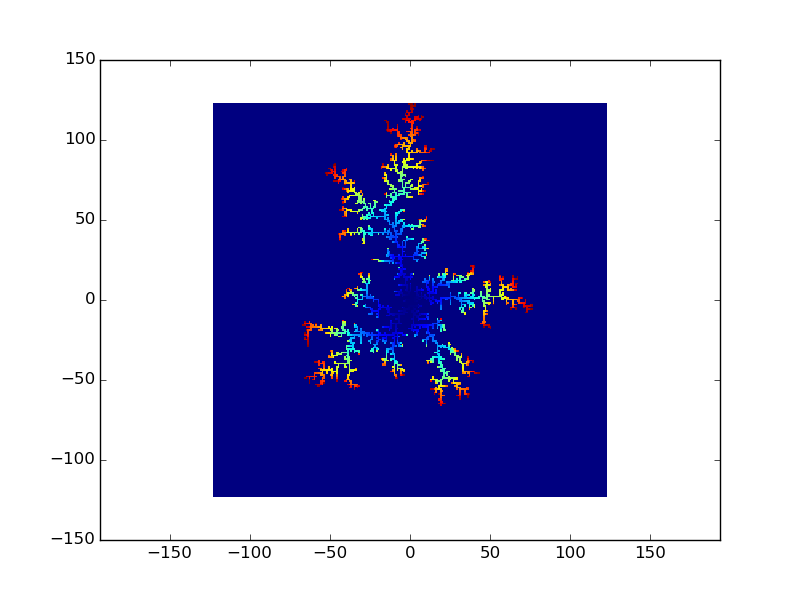

The Python source for this figure:
#!/usr/bin/env python
#http://ewanhemingway.co.uk/blog/growing-crystals-python/
import time

from pylab import pcolormesh, axes, show,save
import numpy as np
import matplotlib.pyplot as plt
L = 2000                    # lattice goes from -L : L
SIZE = (2 * L) + 1          # so total lattice width is 2L + 1
NNSTEPS = np.array([
    (0, 1), 
    (0, -1), 
    (1, 0), 
    (-1, 0)
])
CHUNK_SIZE = 1000

class Simulation(object):
    def __init__(self, num_particles):
        self.hits = 0
        self.birthradius = 5
        self.deathradius = 10
        self.maxradius = -1

        self.lattice = np.zeros((SIZE, SIZE), dtype=np.int32)
        self.lattice[L, L] = -1
        # initialize center point as the seed

        self.hit_zone = np.zeros((SIZE, SIZE), dtype=bool)
        self.hit_zone[L, L] = True
        self.hit_zone[ NNSTEPS[:,0] + L, NNSTEPS[:,1] + L ] = True
        # the hit_zone is all of the position next to places that have
        # actually hit, these count as hits

        self.num_particles = num_particles

    def register_hit(self, pos):
        neighbors = NNSTEPS + pos
        self.hit_zone[neighbors[:,0], neighbors[:,1]] = True
        # update hit_zone

        # check if this "hit" extends the max radius
        norm2 = (pos[0] - L)**2 + (pos[1] - L)**2
        if norm2 > self.maxradius ** 2:
            self.maxradius = int(np.sqrt(norm2))
            self.birthradius = min(self.maxradius + 5, L)
            self.deathradius = min(self.maxradius + 20, L)

        self.hits += 1
        self.lattice[pos] = self.hits


    def run(self):

        # predetermine starting angles for all 
        # particles on [0, 2pi)
        angles = np.random.rand(self.num_particles) * 2 * np.pi

        for particle in xrange(self.num_particles):
            # and convert to a starting position, pos = (x, y),
            # on a circle of radius "birthradius" around the centre seed
            pos = (np.sin(angles[particle]) * self.birthradius + L,\
                    np.cos(angles[particle]) * self.birthradius + L)

            while True:
                # generate CHUNK_SIZE different moves from [0,3]
                moves = np.random.randint(0, 4, CHUNK_SIZE)
                # perform a cumulative sum so that each subsequent 
                # array position is the netx step
                moves = np.cumsum(NNSTEPS[moves], axis = 0)

                # add starting position to all of that
                moves[:,0] += pos[0]
                moves[:,1] += pos[1]

                # calculate distance to center for all the points
                from_center = moves - L
                distances_to_center = from_center[:,0]**2 + from_center[:,1]**2
                alive = distances_to_center < self.deathradius ** 2
                alive = np.minimum.accumulate(alive)

                particle_hits = self.hit_zone[moves[:,0], moves[:,1]]

                if np.any(particle_hits):
                    first_hit = particle_hits.nonzero()[0][0]
                    if alive[first_hit]:
                        pos = tuple(moves[first_hit])
                        self.register_hit(pos)
                        break
                else:
                    if np.all(alive):
                        pos = tuple(moves[-1])
                    else:
                        break

NUMBER_PARTICLES = 10000

def main():

    #np.random.seed(42)
    simulation = Simulation(NUMBER_PARTICLES)
    starttime = time.time()
    print "Running", NUMBER_PARTICLES, "particles..."
    simulation.run()
    endtime = time.time()
    print "Ran in time:", (endtime - starttime)
    print "Maximum radius:", simulation.maxradius

    ## select only the interesting parts
    M = simulation.maxradius
    grph = L - M, L + M

    ## and plot
    axis = np.arange(-M, M + 1)
    pcolormesh(axis, axis, simulation.lattice[grph[0]:grph[1], grph[0]:grph[1]])
    axes().set_aspect('equal', 'datalim')
    plt.savefig('DLA.png')

if __name__ == '__main__':
    main()
